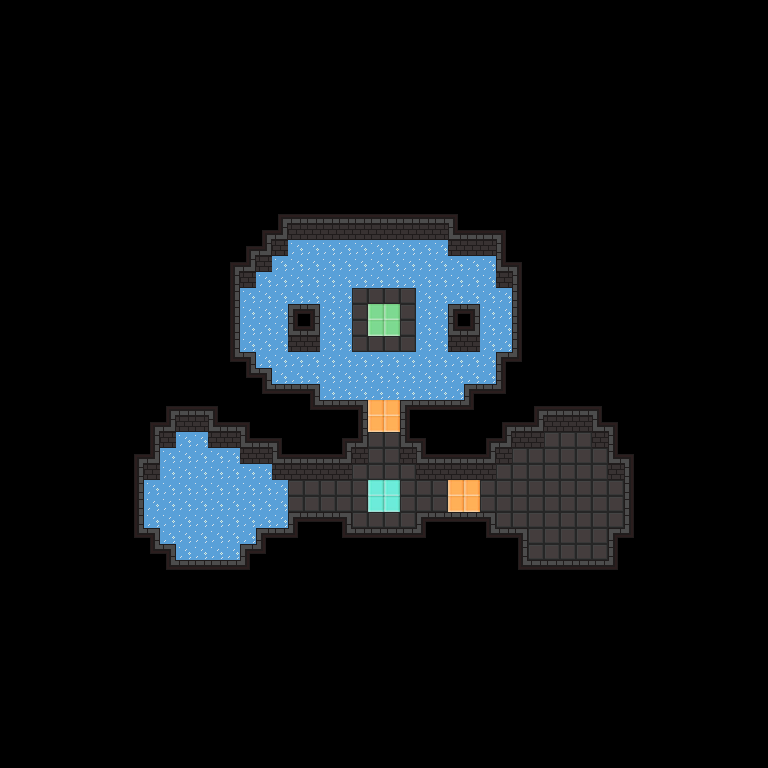

The image is a tile-based game level rendered from a .tmx file. Its description and source (layers, tilesets, objects; grid data summarised) follow:
An orthogonal 48x48 tile map with 16x16 px tiles, 1 tile layer (Tile Layer 1), 4 tilesets and 62 objects.

<map version="1.4" tiledversion="1.4.3" orientation="orthogonal" renderorder="right-down" width="48" height="48" tilewidth="16" tileheight="16" infinite="0" nextlayerid="3" nextobjectid="99">
 <properties>
  <property name="description" value="Tutorial" />
 </properties>
 <tileset firstgid="1" source="../images/tileset_dungeon/tileset_dungeon.tsx" />
 <tileset firstgid="65" source="../images/tileset_common/tileset_common.tsx" />
 <tileset firstgid="96" source="../images/tileset_floaty/tileset_floaty.tsx" />
 <tileset firstgid="103" source="../images/tileset_talisman/tileset_talisman.tsx" />
 <layer id="1" name="Tile Layer 1" width="48" height="48">
  <data>[2304 cells, 489 non-empty, 18 distinct tile ids]</data>
 </layer>
 <objectgroup id="2" name="Object Layer 1">
  <object id="1" template="../templates/doorRed.tx" x="432" y="496" />
  <object id="2" template="../templates/doorRed.tx" x="432" y="512" />
  <object id="3" template="../templates/keyGreen.tx" x="608" y="512" />
  <object id="4" template="../templates/keyRed.tx" x="200" y="504" />
  <object id="5" template="../templates/doorGreen.tx" x="368" y="448" />
  <object id="6" template="../templates/doorGreen.tx" x="384" y="448" />
  <object id="7" template="../templates/position.tx" x="208" y="496" />
  <object id="8" template="../templates/ball.tx" x="168" y="504">
   <properties>
    <property name="center" type="object" value="7" />
   </properties>
  </object>
  <object id="9" template="../templates/spike.tx" x="512" y="512" />
  <object id="10" template="../templates/spike.tx" x="512" y="496" />
  <object id="11" template="../templates/spike.tx" x="528" y="480" />
  <object id="12" template="../templates/spike.tx" x="560" y="480" />
  <object id="13" template="../templates/spike.tx" x="560" y="496" />
  <object id="14" template="../templates/spike.tx" x="560" y="464" />
  <object id="15" template="../templates/spike.tx" x="576" y="528" />
  <object id="16" template="../templates/spike.tx" x="544" y="528" />
  <object id="17" template="../templates/spike.tx" x="544" y="560" />
  <object id="18" template="../templates/spike.tx" x="576" y="544" />
  <object id="19" template="../templates/spike.tx" x="592" y="480" />
  <object id="20" template="../templates/spawn.tx" x="384" y="496" />
  <object id="21" template="../templates/goal.tx" x="368" y="304" />
  <object id="39" template="../templates/spike.tx" x="240" y="304" />
  <object id="40" template="../templates/spike.tx" x="240" y="320" />
  <object id="43" template="../templates/spike.tx" x="256" y="288" />
  <object id="44" template="../templates/spike.tx" x="272" y="272" />
  <object id="45" template="../templates/spike.tx" x="240" y="336" />
  <object id="46" template="../templates/spike.tx" x="240" y="352" />
  <object id="47" template="../templates/spike.tx" x="480" y="288" />
  <object id="48" template="../templates/spike.tx" x="496" y="320" />
  <object id="49" template="../templates/spike.tx" x="496" y="336" />
  <object id="50" template="../templates/spike.tx" x="496" y="352" />
  <object id="51" template="../templates/spike.tx" x="480" y="272" />
  <object id="52" template="../templates/spike.tx" x="496" y="304" />
  <object id="53" template="../templates/line.tx" x="356" y="382">
   <polyline points="-76,-86 -28,-86 -28,-22 -76,-22 -76,-86" />
  </object>
  <object id="54" template="../templates/ball.tx" x="320" y="304">
   <properties>
    <property name="line" type="object" value="53" />
   </properties>
  </object>
  <object id="55" template="../templates/line.tx" x="516" y="382">
   <polyline points="-76,-86 -28,-86 -28,-22 -76,-22 -76,-86" />
  </object>
  <object id="56" template="../templates/ball.tx" x="480" y="304">
   <properties>
    <property name="line" type="object" value="55" />
   </properties>
  </object>
  <object id="60" template="../templates/coin.tx" x="376" y="388" />
  <object id="62" template="../templates/coin.tx" x="312" y="280" />
  <object id="67" template="../templates/text.tx" x="340" y="544" width="96" height="15">
   <text fontfamily="Courier" pixelsize="8" wrap="1" color="#ffffff" bold="1" halign="center" valign="center">Doors </text>
  </object>
  <object id="68" template="../templates/text.tx" x="328" y="556" width="120" height="20">
   <text fontfamily="Courier" pixelsize="8" wrap="1" color="#ffffff" bold="1" halign="center" valign="center">requires keys</text>
  </object>
  <object id="73" template="../templates/text.tx" x="512" y="572" width="108" height="16.875">
   <text fontfamily="Courier" pixelsize="8" wrap="1" color="#ffffff" bold="1" halign="center" valign="center">You can sneak</text>
  </object>
  <object id="74" template="../templates/text.tx" x="504" y="584" width="120" height="20">
   <text fontfamily="Courier" pixelsize="8" wrap="1" color="#ffffff" bold="1" halign="center" valign="center">with shift</text>
  </object>
  <object id="77" template="../templates/text.tx" x="160" y="572" width="96" height="15">
   <text fontfamily="Courier" pixelsize="8" wrap="1" color="#ffffff" bold="1" halign="center" valign="center">Ice is</text>
  </object>
  <object id="78" template="../templates/text.tx" x="148" y="584" width="120" height="20">
   <text fontfamily="Courier" pixelsize="8" wrap="1" color="#ffffff" bold="1" halign="center" valign="center">slippery</text>
  </object>
  <object id="79" template="../templates/spike.tx" x="464" y="272" />
  <object id="80" template="../templates/spike.tx" x="448" y="272" />
  <object id="81" template="../templates/spike.tx" x="432" y="256" />
  <object id="82" template="../templates/spike.tx" x="416" y="256" />
  <object id="83" template="../templates/spike.tx" x="400" y="256" />
  <object id="87" template="../templates/spike.tx" x="384" y="256" />
  <object id="88" template="../templates/spike.tx" x="368" y="256" />
  <object id="89" template="../templates/spike.tx" x="352" y="256" />
  <object id="90" template="../templates/spike.tx" x="336" y="256" />
  <object id="91" template="../templates/spike.tx" x="320" y="256" />
  <object id="92" template="../templates/spike.tx" x="304" y="256" />
  <object id="93" template="../templates/spike.tx" x="288" y="256" />
  <object id="94" template="../templates/coin.tx" x="424" y="280" />
  <object id="95" template="../templates/text.tx" x="308" y="180" width="160" height="15">
   <text fontfamily="Courier" pixelsize="8" wrap="1" color="#ffffff" bold="1" halign="center" valign="center">The goal requires</text>
  </object>
  <object id="96" template="../templates/text.tx" x="264" y="192" width="248" height="20">
   <text fontfamily="Courier" pixelsize="8" wrap="1" color="#ffffff" bold="1" halign="center" valign="center">all collectibles</text>
  </object>
  <object id="97" template="../templates/checkpoint.tx" x="368" y="400" width="32" height="32" />
  <object id="98" template="../templates/checkpoint.tx" x="448" y="480" width="32" height="32" />
 </objectgroup>
</map>
